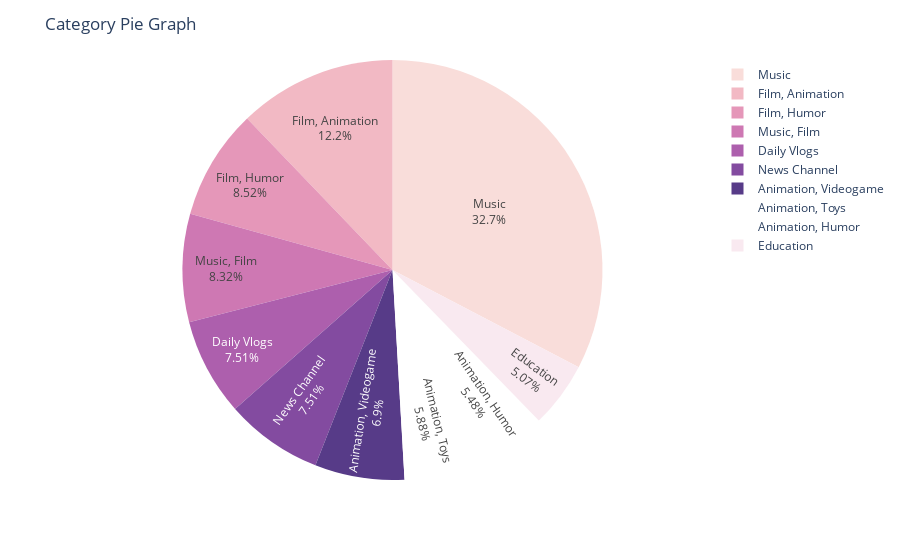

Notebook source saved alongside this figure:
### Markdown cell above
#### 2.1 Most common categories amoung the YouTuber's:

### Code cell
#counting most common categories amoung youtuber
common_categories = df['Categories'].value_counts().head(10)

#plotting pie chart
fig = px.pie(values=common_categories.values, names=common_categories.index,  color_discrete_sequence= color_scheme
)
fig.update_traces(textposition='inside', textinfo='percent+label')

fig.update_layout(
    title_text="Category Pie Graph",
    uniformtext_minsize=10,
    uniformtext_mode='hide'
    
)

fig.show()

### Figure 1 — Plotly figure (JSON) as saved in the notebook; plotly's stock layout.template omitted (floating-point values rounded to 4 significant figures)
{"data": [{"domain": {"x": [0, 1], "y": [0, 1]}, "hovertemplate": "label=%{label}<br>value=%{value}<extra></extra>", "labels": ["Music", "Film, Animation", "Film, Humor", "Music, Film", "Daily Vlogs", "News Channel", "Animation, Videogame", "Animation, Toys", "Animation, Humor", "Education"], "legendgroup": "", "name": "", "showlegend": true, "textinfo": "percent+label", "textposition": "inside", "type": "pie", "values": [161, 60, 42, 41, 37, 37, 34, 29, 27, 25]}], "layout": {"legend": {"tracegroupgap": 0}, "margin": {"t": 60}, "piecolorway": ["rgb(249, 221, 218)", "rgb(242, 185, 196)", "rgb(229, 151, 185)", "rgb(206, 120, 179)", "rgb(173, 95, 173)", "rgb(131, 75, 160)", "rgb(87, 59, 136)"], "title": {"text": "Category Pie Graph"}, "uniformtext": {"minsize": 10, "mode": "hide"}}}
